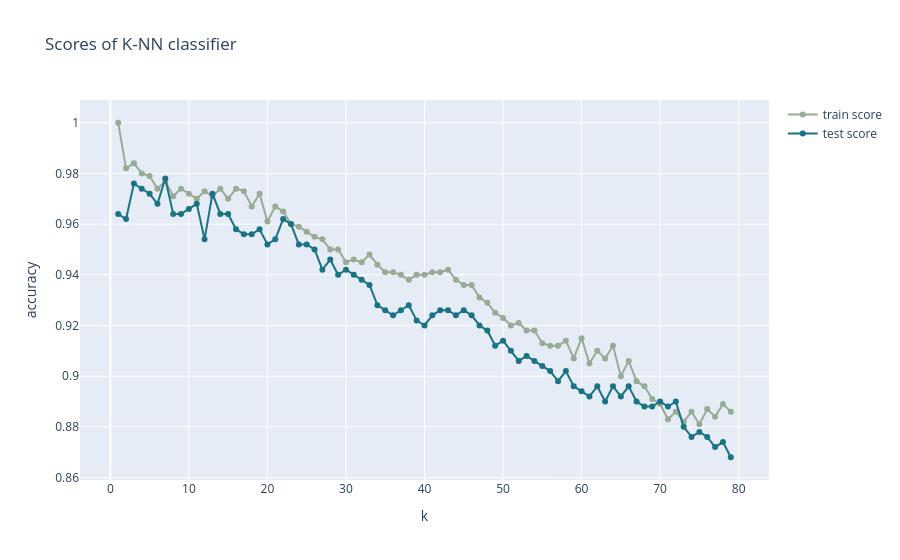

Notebook source saved alongside this figure:
### Code cell
train_scores = []
test_scores = []
for k in k_range:
    model = KNeighborsClassifier(k)
    model.fit(X_noisy, y_noisy)
    train_scores.append(model.score(X_noisy, y_noisy))
    test_scores.append(model.score(X_test, y_test))
    
    
go.Figure([go.Scatter(x=list(k_range), y=train_scores, mode='markers + lines', marker_color='rgb(152,171,150)', name=r'train score'), 
          go.Scatter(x=list(k_range), y=test_scores, mode='markers + lines', marker_color='rgb(25,115,132)', name=r'test score')])\
.update_layout(title="Scores of K-NN classifier", xaxis_title='k', yaxis_title='accuracy').show()

### Figure 1 — Plotly figure (JSON) as saved in the notebook; plotly's stock layout.template omitted (floating-point values rounded to 4 significant figures)
{"data": [{"marker": {"color": "rgb(152,171,150)"}, "mode": "markers+lines", "name": "train score", "type": "scatter", "x": [1, 2, 3, 4, 5, 6, 7, 8, 9, 10, 11, 12, 13, 14, 15, 16, 17, 18, 19, 20, 21, 22, 23, 24, 25, 26, 27, 28, 29, 30, 31, 32, 33, 34, 35, 36, 37, 38, 39, 40, 41, 42, 43, 44, 45, 46, 47, 48, 49, 50, 51, 52, 53, 54, 55, 56, 57, 58, 59, 60, 61, 62, 63, 64, 65, 66, 67, 68, 69, 70, 71, 72, 73, 74, 75, 76, 77, 78, 79], "y": [1, 0.982, 0.984, 0.98, 0.979, 0.974, 0.977, 0.971, 0.974, 0.972, 0.97, 0.973, 0.971, 0.974, 0.97, 0.974, 0.973, 0.967, 0.972, 0.961, 0.967, 0.965, 0.96, 0.959, 0.957, 0.955, 0.954, 0.95, 0.95, 0.945, 0.946, 0.945, 0.948, 0.944, 0.941, 0.941, 0.94, 0.938, 0.94, 0.94, 0.941, 0.941, 0.942, 0.938, 0.936, 0.936, 0.931, 0.929, 0.925, 0.923, 0.92, 0.921, 0.918, 0.918, 0.913, 0.912, 0.912, 0.914, 0.907, 0.915, 0.905, 0.91, 0.907, 0.912, 0.9, 0.906, 0.898, 0.896, 0.891, 0.889, 0.883, 0.886, 0.882, 0.886, 0.881, 0.887, 0.884, 0.889, 0.886]}, {"marker": {"color": "rgb(25,115,132)"}, "mode": "markers+lines", "name": "test score", "type": "scatter", "x": [1, 2, 3, 4, 5, 6, 7, 8, 9, 10, 11, 12, 13, 14, 15, 16, 17, 18, 19, 20, 21, 22, 23, 24, 25, 26, 27, 28, 29, 30, 31, 32, 33, 34, 35, 36, 37, 38, 39, 40, 41, 42, 43, 44, 45, 46, 47, 48, 49, 50, 51, 52, 53, 54, 55, 56, 57, 58, 59, 60, 61, 62, 63, 64, 65, 66, 67, 68, 69, 70, 71, 72, 73, 74, 75, 76, 77, 78, 79], "y": [0.964, 0.962, 0.976, 0.974, 0.972, 0.968, 0.978, 0.964, 0.964, 0.966, 0.968, 0.954, 0.972, 0.964, 0.964, 0.958, 0.956, 0.956, 0.958, 0.952, 0.954, 0.962, 0.96, 0.952, 0.952, 0.95, 0.942, 0.946, 0.94, 0.942, 0.94, 0.938, 0.936, 0.928, 0.926, 0.924, 0.926, 0.928, 0.922, 0.92, 0.924, 0.926, 0.926, 0.924, 0.926, 0.924, 0.92, 0.918, 0.912, 0.914, 0.91, 0.906, 0.908, 0.906, 0.904, 0.902, 0.898, 0.902, 0.896, 0.894, 0.892, 0.896, 0.89, 0.896, 0.892, 0.896, 0.89, 0.888, 0.888, 0.89, 0.888, 0.89, 0.88, 0.876, 0.878, 0.876, 0.872, 0.874, 0.868]}], "layout": {"title": {"text": "Scores of K-NN classifier"}, "xaxis": {"title": {"text": "k"}}, "yaxis": {"title": {"text": "accuracy"}}}}
